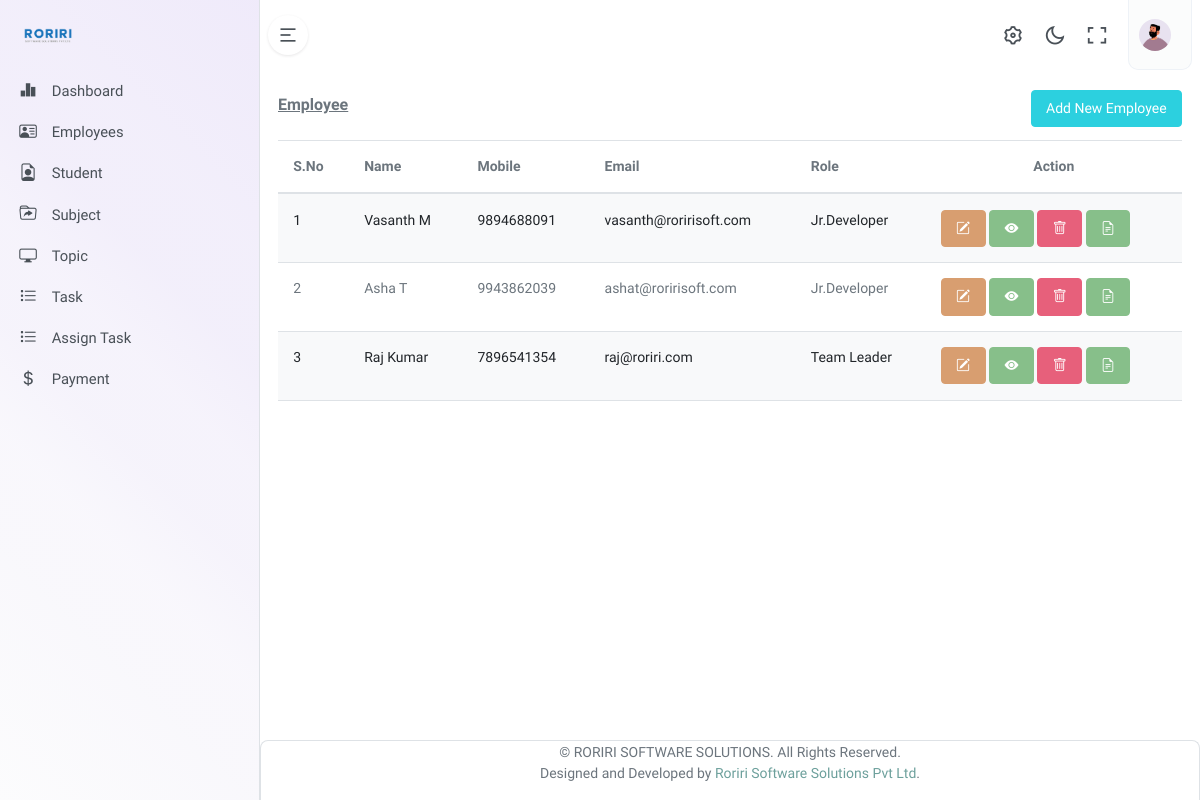
Page /employee.php on the committed database.
### tables this page shows
CREATE TABLE `emp_additional_tbl` (
  `add_tbl_id` int(11) NOT NULL,
  `emp_id` int(11) NOT NULL,
  `emp_personal_email` varchar(30) NOT NULL,
  `emp_company_email` varchar(40) NOT NULL,
  `emp_dob` date NOT NULL,
  `emp_pay_role` int(11) NOT NULL,
  `emp_joining_date` date NOT NULL,
  `emp_role` enum('Team Leader','Jr.Developer','HR','CEO','Sr.Developer','UI/UX Designer') NOT NULL,
  `emp_mobile` varchar(10) NOT NULL,
  `emp_address` varchar(100) NOT NULL,
  `emp_created_date` datetime NOT NULL DEFAULT current_timestamp(),
  `emp_status` enum('Active','Inactive') NOT NULL DEFAULT 'Active'
);

CREATE TABLE `employee_tbl` (
  `emp_id` int(11) NOT NULL,
  `entity_id` int(11) NOT NULL,
  `emp_first_name` varchar(50) NOT NULL,
  `emp_last_name` varchar(50) NOT NULL,
  `emp_user_id` int(11) NOT NULL,
  `emp_aadhar` varchar(50) NOT NULL,
  `emp_pan` varchar(50) NOT NULL,
  `emp_bank` varchar(50) NOT NULL,
  `created_date` datetime NOT NULL DEFAULT current_timestamp(),
  `updated_date` timestamp NOT NULL DEFAULT current_timestamp() ON UPDATE current_timestamp(),
  `emp_status` enum('Active','Inactive') NOT NULL DEFAULT 'Active',
  `emp_married_status` enum('Married','Unmarried') NOT NULL DEFAULT 'Unmarried'
);

### employee.php (the view, shortened to what this page needs)
<?php
    include("db/dbConnection.php");
    $selQuery = "SELECT employee_tbl.*, emp_additional_tbl.* FROM employee_tbl
LEFT JOIN emp_additional_tbl ON emp_additional_tbl.emp_id = employee_tbl.emp_id WHERE employee_tbl.emp_status='Active'";
    $resQuery = mysqli_query($conn , $selQuery);
?>
<!DOCTYPE html>
<html lang="en">
<?php include("head.php"); ?>
<body>
    <div class="wrapper">
        <?php include("top.php") ?>
         <div class="leftside-menu">
    <?php include("left.php"); ?>
   </div>
        <div class="content-page">
            <div class="content">
                <div id="employeeDetail">
                <div class="container-fluid" id="employeeTblCon">
                    <div class="row">
                        <div class="col-12">
                            <div class="bg-flower-2">
                                <img src="assets/images/flowers/img-1.png">
                            </div>
                            <div class="page-title-box">
                                <div class="page-title-right">
                                    <div class="d-flex flex-wrap gap-2">
                                        <button type="button" class="btn btn-info" id="addEmpBtn" data-bs-toggle="modal" data-bs-target="#addEmployeeModal">
                                            Add New Employee
                                        </button>
                                    </div>
                                </div>
                                <h4 class="page-title">Employee</h4>
                            </div>
                        </div>
                    </div>
                    <div class="row g-4">
                        <div class="col-12">
                            <div class="mb-4">
                                        <table id="scroll-horizontal-datatable" class="table table-striped w-100 nowrap">
                                            <thead>
                                                <tr>
                                                    <th>S.No</th>
                                                    <th>Name</th>
                                                    <th>Mobile</th>
                                                    <th>Email</th>
                                                    <th>Role</th>
                                                    <th style="text-align: center;">Action</th>
                                                </tr>
                                            </thead>
                                            <tbody>
                                            <?php $i=1; while($row = mysqli_fetch_array($resQuery , MYSQLI_ASSOC)) {
                            $emp_id   = $row['emp_id'];
                           $emp_first_name  = $row['emp_first_name'];
                            $emp_last_name   = $row['emp_last_name'];
                              $email          = $row['emp_company_email'];
                          $role        = $row['emp_role'];
                           $mobile   =$row['emp_mobile'];
                       $name=$emp_first_name.' '.$emp_last_name;
                      ?>
                   <tr>
                       <td><?php echo $i; $i++; ?></td>
                      <td><?php echo $name; ?></td>
                      <td><?php echo $mobile; ?></td>
                      <td><?php echo $email; ?></td>
                      <td><?php echo $role; ?></td>
                      <td>
                          <button type="button" class="btn btn-circle btn-warning text-white modalBtn" onclick="goEditEmp(<?php echo $emp_id; ?>);" data-bs-toggle="modal" data-bs-target="#editEmployeeModal"><i class='bi bi-pencil-square'></i></button>
                          <button class="btn btn-circle btn-success text-white modalBtn" onclick="goViewEmp(<?php echo $emp_id; ?>);" ><i class='bi bi-eye-fill'></i></button>
                          <button class="btn btn-circle btn-danger text-white" onclick="goDeleteEmployee(<?php echo $emp_id; ?>);"><i class='bi bi-trash'></i></button>
                          <button type="button" id="docEmp" class="btn btn-circle btn-success text-white modalBtn" onclick="goDocEmp(<?php echo $emp_id; ?>);" data-bs-toggle="modal" data-bs-target="#docEmployeeModal"><i class='bi bi-file-earmark-text'></i></button>
                      </td>
                    </tr>
                    <?php } ?>
                                            </tbody>
                                        </table>
                            </div>
                        </div>
                    </div>
                </div>
            </div>
<?php include("footer.php") ?>
</div>
</div>

### rows in the picture
emp_additional_tbl: emp.emp_last_name "Vasanth M", emp_mobile "9894688091", emp_company_email "vasanth@roririsoft.com", emp_role "Jr.Developer"
emp_additional_tbl: emp.emp_last_name "Asha T", emp_mobile "9943862039", emp_company_email "ashat@roririsoft.com", emp_role "Jr.Developer"
emp_additional_tbl: emp.emp_last_name "Raj Kumar", emp_mobile "7896541354", emp_company_email "raj@roriri.com", emp_role "Team Leader"
